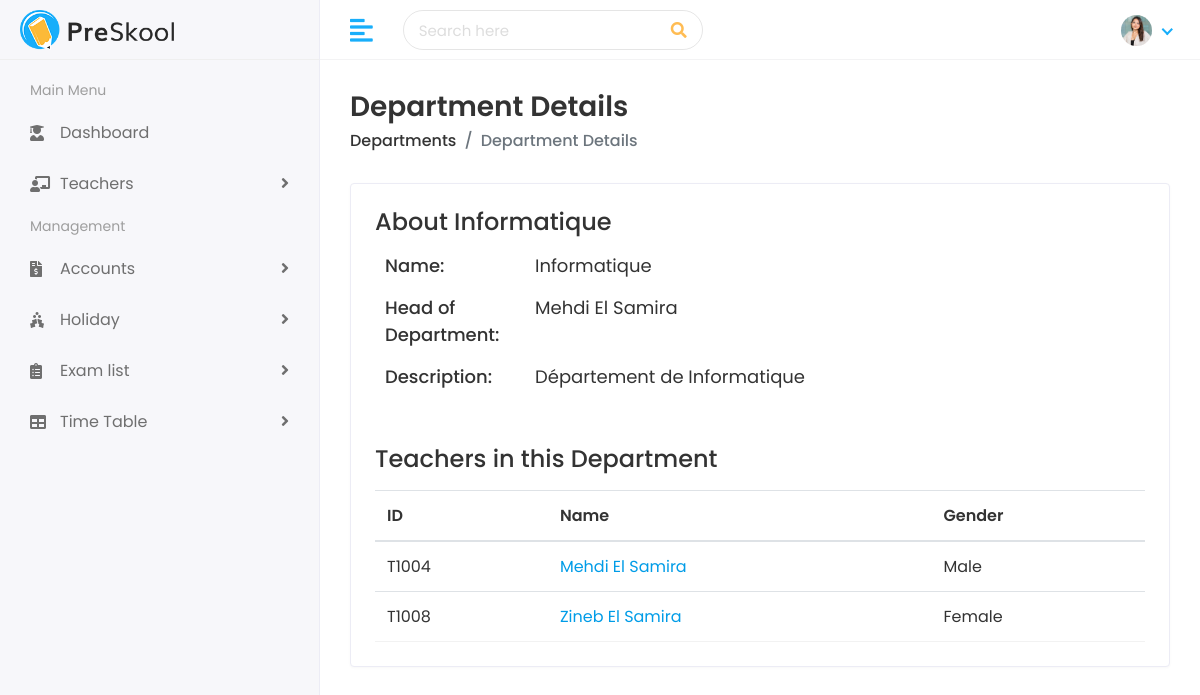
Before: /departments/view/26/ with the older database file.
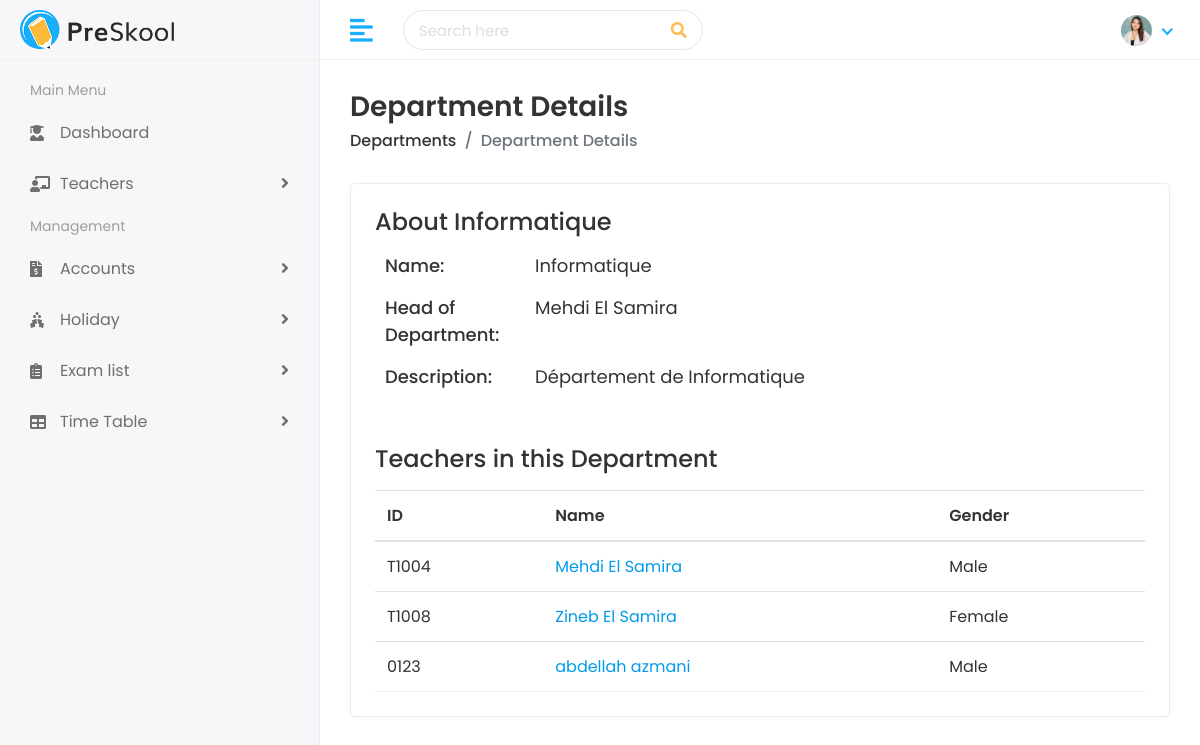
After: the same page with the newer database file.
### faculty/models.py (models this page shows, shortened)
class Teacher(models.Model):
    teacher_id = models.CharField(max_length=50, unique=True)
    first_name = models.CharField(max_length=100)
    last_name = models.CharField(max_length=100)
    gender = models.CharField(max_length=20, choices=[('Male', 'Male'), ('Female', 'Female'), ('Others', 'Others')])
    date_of_birth = models.DateField()
    mobile_number = models.CharField(max_length=20)
    joining_date = models.DateField()
    qualification = models.CharField(max_length=150)
    experience = models.CharField(max_length=100)
    username = models.CharField(max_length=100, unique=True)
    email = models.EmailField(max_length=150, unique=True)
    password = models.CharField(max_length=100)
    address = models.TextField()
    city = models.CharField(max_length=100)
    state = models.CharField(max_length=100)
    zip_code = models.CharField(max_length=20)
    country = models.CharField(max_length=100)
    image = models.ImageField(upload_to='teachers/', blank=True, null=True)
    department = models.ForeignKey(
        Department, on_delete=models.SET_NULL,
        null=True, blank=True, related_name='teachers'
    )

### faculty/views.py (the view)
# urls.py: path('departments/view/<int:pk>/', views.view_department, name='view_department'),
def view_department(request, pk):
    department = get_object_or_404(Department, pk=pk)
    return render(request, 'departments/department-details.html', {'department': department})

### templates/departments/department-details.html (shortened to what this page needs)
{% extends 'Home/base.html' %}
{% load static %}
{% block body %}
<div class="page-wrapper">
    <div class="content container-fluid">
        <div class="page-header">
            <div class="row">
                <div class="col-sm-12">
                    <h3 class="page-title">Department Details</h3>
                    <ul class="breadcrumb">
                        <li class="breadcrumb-item"><a href="{% url 'department_list' %}">Departments</a></li>
                        <li class="breadcrumb-item active">Department Details</li>
                    </ul>
                </div>
            </div>
        </div>
        <div class="card">
            <div class="card-body">
                <div class="row">
                    <div class="col-md-12">
                        <div class="about-info">
                            <h4>About {{ department.name }}</h4>
                            <div class="media mt-3">
                                <ul>
                                    <li>
                                        <span class="title-span">Name: </span>
                                        <span class="info-span">{{ department.name }}</span>
                                    </li>
                                    <li>
                                        <span class="title-span">Head of Department: </span>
                                        <span class="info-span">{% if department.head_teacher %}{{ department.head_teacher.first_name }} {{ department.head_teacher.last_name }}{% else %}Not Assigned{% endif %}</span>
                                    </li>
                                    <li>
                                        <span class="title-span">Description: </span>
                                        <span class="info-span">{{ department.description }}</span>
                                    </li>
                                </ul>
                            </div>
                        </div>
                    </div>
                </div>
                <div class="row mt-4">
                    <div class="col-sm-12">
                        <h4 class="mb-3">Teachers in this Department</h4>
                        <div class="table-responsive">
                            <table class="table table-hover table-center mb-0">
                                <thead>
                                    <tr>
                                        <th>ID</th>
                                        <th>Name</th>
                                        <th>Gender</th>
                                    </tr>
                                </thead>
                                <tbody>
                                    {% for teacher in department.teachers.all %}
                                    <tr>
                                        <td>{{ teacher.teacher_id }}</td>
                                        <td>
                                            <a href="{% url 'view_teacher' teacher.teacher_id %}">{{ teacher.first_name }} {{ teacher.last_name }}</a>
                                        </td>
                                        <td>{{ teacher.gender }}</td>
                                    </tr>
                                    {% empty %}
                                    <tr>
                                        <td colspan="3" class="text-center">No teachers assigned to this department yet.</td>
                                    </tr>
                                    {% endfor %}
                                </tbody>
                            </table>
                        </div>
                    </div>
                </div>
            </div>
        </div>
    </div>
</div>
{% endblock %}

Changed rows visible on the page:
added Teacher: teacher_id "0123", first_name "abdellah", last_name "azmani", gender "Male"
